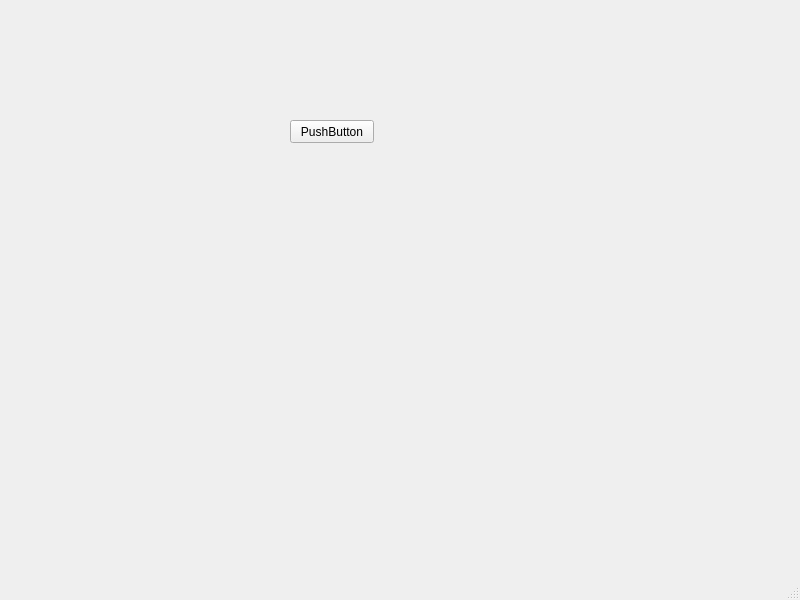
<?xml version="1.0" encoding="UTF-8"?>
<ui version="4.0">
 <class>drone_monitor</class>
 <widget class="QMainWindow" name="drone_monitor">
  <property name="geometry">
   <rect>
    <x>0</x>
    <y>0</y>
    <width>800</width>
    <height>600</height>
   </rect>
  </property>
  <property name="windowTitle">
   <string>drone_monitor</string>
  </property>
  <widget class="QWidget" name="centralwidget">
   <widget class="QPushButton" name="pushButton">
    <property name="geometry">
     <rect>
      <x>290</x>
      <y>120</y>
      <width>84</width>
      <height>23</height>
     </rect>
    </property>
    <property name="text">
     <string>PushButton</string>
    </property>
   </widget>
  </widget>
  <widget class="QMenuBar" name="menubar">
   <property name="geometry">
    <rect>
     <x>0</x>
     <y>0</y>
     <width>800</width>
     <height>20</height>
    </rect>
   </property>
  </widget>
  <widget class="QStatusBar" name="statusbar"/>
 </widget>
 <resources/>
 <connections/>
</ui>
